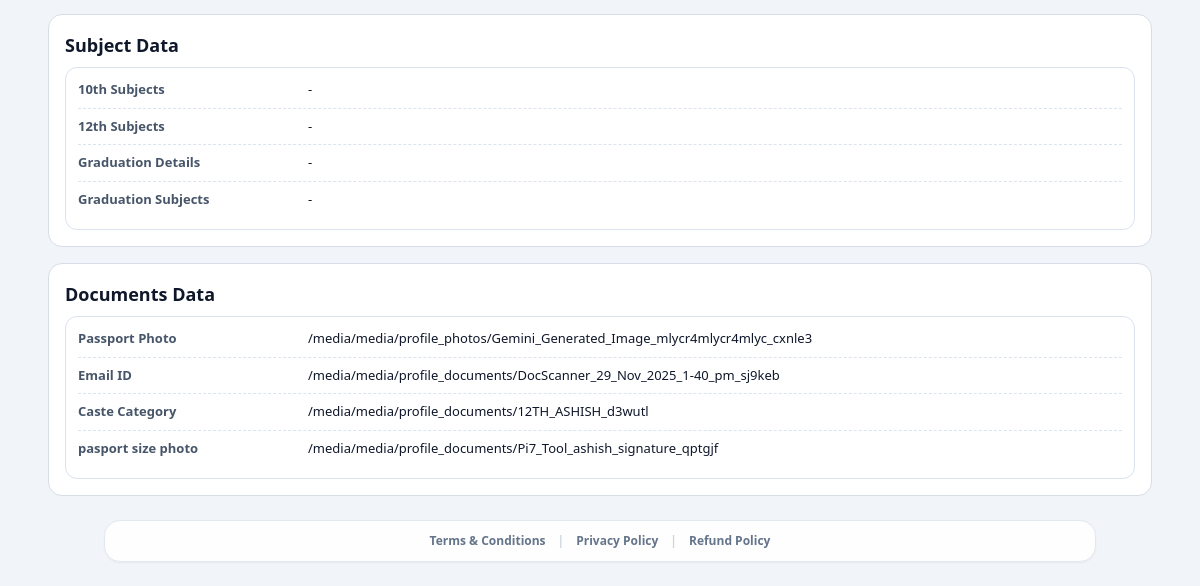
Page /send-to-admin/profile/ (signed in, lower part) on the earlier database version.
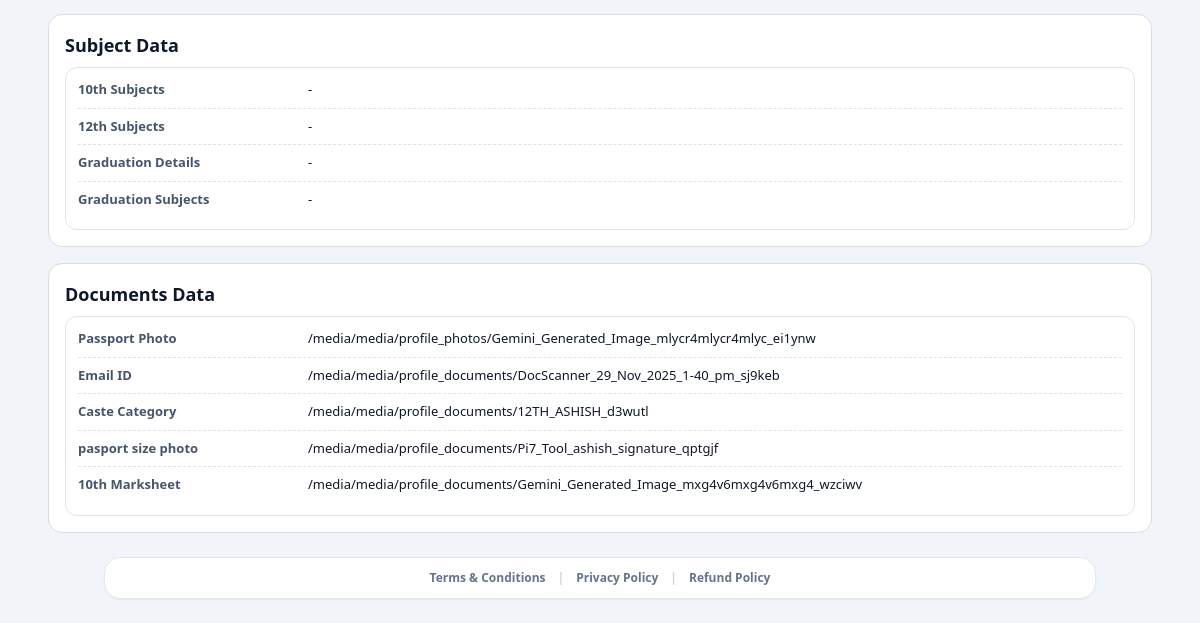
Same page on the later database version.
### accounts/models.py (models this page shows, shortened)
class UserDocument(models.Model):
    profile = models.ForeignKey(UserProfile, on_delete=models.CASCADE, related_name='documents')
    title   = models.CharField(max_length=120, blank=True)
    file    = models.FileField(upload_to='profile_documents/', null=True, blank=True)
    file_url = models.URLField(max_length=800, blank=True)
    original_name = models.CharField(max_length=260, blank=True)
    created_at = models.DateTimeField(auto_now_add=True)

### core/views.py (the view, shortened to what this page needs)
# urls.py: path("send-to-admin/profile/", views.apply_profile_preview, name="apply_profile_preview"),
@login_required
def apply_profile_preview(request):
    profile, _ = UserProfile.objects.get_or_create(user=request.user)
    pending = request.session.get("pending_form_apply") or {}
    vacancy = None
    if pending.get("vacancy_id"):
        vacancy = Vacancy.objects.filter(id=pending.get("vacancy_id")).first()
    if vacancy and not vacancy.is_active:
        request.session.pop("pending_form_apply", None)
        messages.error(request, "Ye vacancy abhi deactivated hai.")
        if vacancy.category == Vacancy.CATEGORY_STUDENT:
            return redirect("student_services_dashboard")
        return redirect("dashboard")
    timed_out_active = False
    lock_until = None
    allowed_view, remaining_views = _register_apply_profile_view(profile)
    if not allowed_view:
        messages.error(request, "Aaj ka apply profile view limit (10) complete ho gaya.")
        return redirect("confirm_send_to_admin")
    all_step_data = _profile_step_data(profile)
    payload = {}
    draft_payload = pending.get("draft_payload") if isinstance(pending, dict) else {}
    if not isinstance(draft_payload, dict):
        draft_payload = {}
    step_data = {key: [] for key, _ in PROFILE_DATA_STEPS if key != "documents"}
    active_payload = draft_payload if draft_payload else payload
    if active_payload:
        for key in step_data.keys():
            step_data[key] = _rows_from_payload(active_payload, key, [])
    else:
        step_data = dict(all_step_data)
    required_doc_rows = []
    unmask_active = _is_apply_profile_unmask_active(profile)
    mask_for_preview = bool(timed_out_active and not unmask_active)
    if mask_for_preview:
        step_data = _mask_step_rows(step_data)
    document_links = []
    seen_urls = set()
    def _push(title, url):
        if not url:
            return
    def _resolve_value_url(value):
        raw = str(value or "").strip()
        if not raw or raw.lower() == "not uploaded yet":
            return ""
        if raw.startswith("/media/") or raw.startswith("http://") or raw.startswith("https://"):
            return raw
        return ""
    if not mask_for_preview:
        active_doc_items = []
        if isinstance(draft_payload, dict) and isinstance(draft_payload.get("vacancy_required_documents"), list):
            active_doc_items = draft_payload.get("vacancy_required_documents", [])
        elif isinstance(pending, dict) and isinstance(pending.get("draft_vacancy_docs"), list) and pending.get("draft_vacancy_docs"):
            active_doc_items = pending.get("draft_vacancy_docs", [])
        elif payload and isinstance(payload.get("vacancy_required_documents"), list):
            active_doc_items = payload.get("vacancy_required_documents", [])
        if not active_doc_items and not active_payload:
            for row in required_doc_rows:
                url = _resolve_value_url(row.get("value"))
                if not url:
                    continue
                _push(row.get("label") or "Document", url)
        if not document_links and not active_payload:
            photo_url = _safe_file_url(profile.photo)
            sign_url = _safe_file_url(profile.signature)
            _push("Passport Photo", photo_url)
            _push("Signature", sign_url)
            for doc in profile.documents.all():
                url = _safe_file_url(doc.file)
                if not url:
                    continue
                _push(doc.title or "Document", url)
    step_data = {key: rows for key, rows in step_data.items() if rows}
    return render(
        request,
        "portal_main/apply_profile_preview.html",
        {
            "profile": profile,
            "step_data": step_data,
            "document_links": document_links,
            "vacancy": vacancy,
            "apply_timed_out": timed_out_active,
            "mask_for_preview": mask_for_preview,
            "remaining_profile_views": remaining_views,
            "unmask_active": unmask_active,
            "unmask_until": profile.apply_profile_unmask_until,
            "unmask_remaining_today": max(
                APPLY_PROFILE_UNMASK_DAILY_LIMIT
                - (
                    profile.apply_profile_unmask_count
                    if profile.apply_profile_unmask_date == timezone.localdate()
                    else 0
                ),
                0,
            ),
        },
    )

### core/context_processors.py (called while the page is built)
def _humanize_slug(text):
    value = str(text or "").strip().replace("-", " ").replace("_", " ")
    if value.isdigit():
        return f"#{value}"
    return value.title() if value else "Page"

def breadcrumbs(request):
    path = (getattr(request, "path", "") or "/").split("?", 1)[0]
    if not path.startswith("/"):
        path = f"/{path}"
    crumbs = [{"label": "Home", "url": "/"}]
    if path == "/":
        return {"breadcrumbs": crumbs}
    running = ""
    for part in [p for p in path.strip("/").split("/") if p]:
        running += f"/{part}"
        url = f"{running}/"
        label = _humanize_slug(part)
        try:
            match = resolve(url)
            label = NAME_LABELS.get(match.url_name, label)
        except Resolver404:
            pass
        crumbs.append({"label": label, "url": url})
    deduped = [crumbs[0]]
    for item in crumbs[1:]:
        if item["label"] == deduped[-1]["label"] and item["url"] == deduped[-1]["url"]:
            continue
        deduped.append(item)
    return {"breadcrumbs": deduped}

### templates/portal_main/apply_profile_preview.html (shortened to what this page needs)
{% extends 'base.html' %}
{% block body_class %}min-h-screen bg-slate-100 text-slate-900{% endblock %}
{% block page_container_class %}max-w-6xl mx-auto p-4 md:p-6{% endblock %}
{% block content %}
{% for step_key, rows in step_data.items %}
<section class="card mt-4 p-4">
  <h3 class="text-lg font-black">{{ step_key|title }} Data</h3>
  <div class="sec mt-2">
    {% for label, value in rows %}
    <div class="line">
      <div class="lbl">{{ label }}</div>
      <div class="val">{{ value|default:"-" }}</div>
    </div>
    {% empty %}
    <div class="text-sm text-slate-500">No data.</div>
    {% endfor %}
  </div>
</section>
{% endfor %}
{% endblock %}

Differences in the rows shown:
added UserDocument: rows "10th Marksheet"
Other differences:
list line gone: "Passport Photo /media/media/profile_photos/Gemini_Generated_Image_mlycr4mlycr4mlyc_cxnle3"
new list line: "Passport Photo /media/media/profile_photos/Gemini_Generated_Image_mlycr4mlycr4mlyc_ei1ynw /media/media/profile_documents/Gemini_Generated_Image_mxg4v6mxg4v6mxg4_wzciwv"
